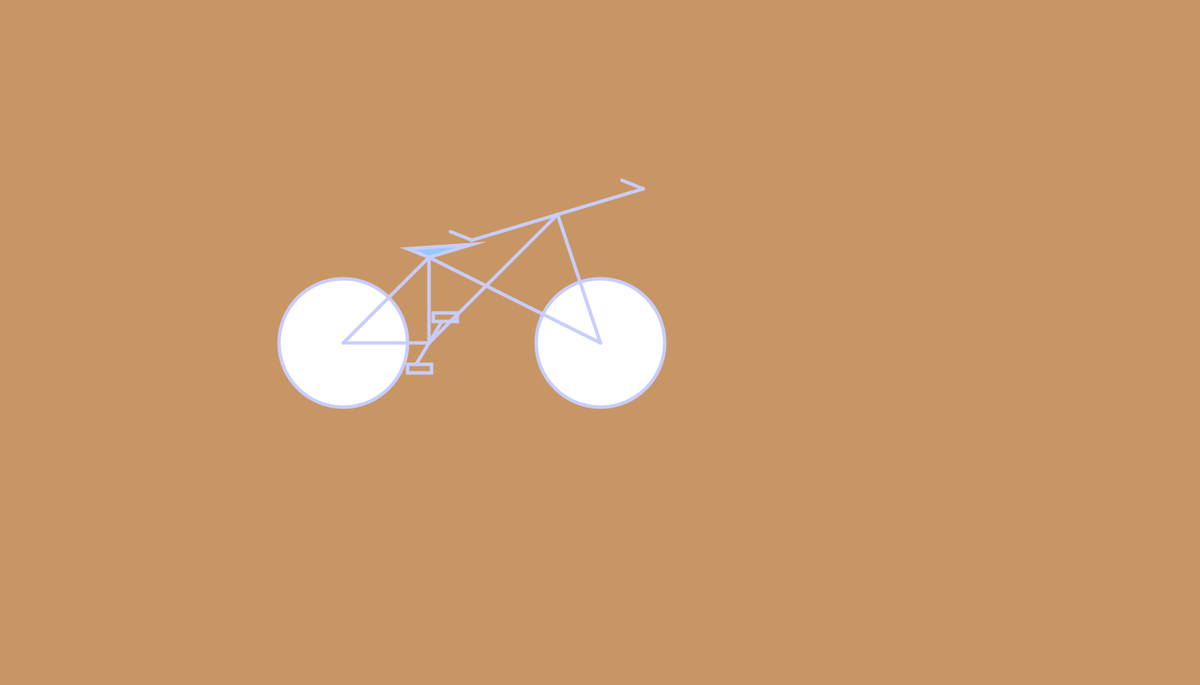
Frame 1 (no input)
Frame 60 (the mouse pressed at the canvas centre just before this capture): identical to frame 1, image omitted
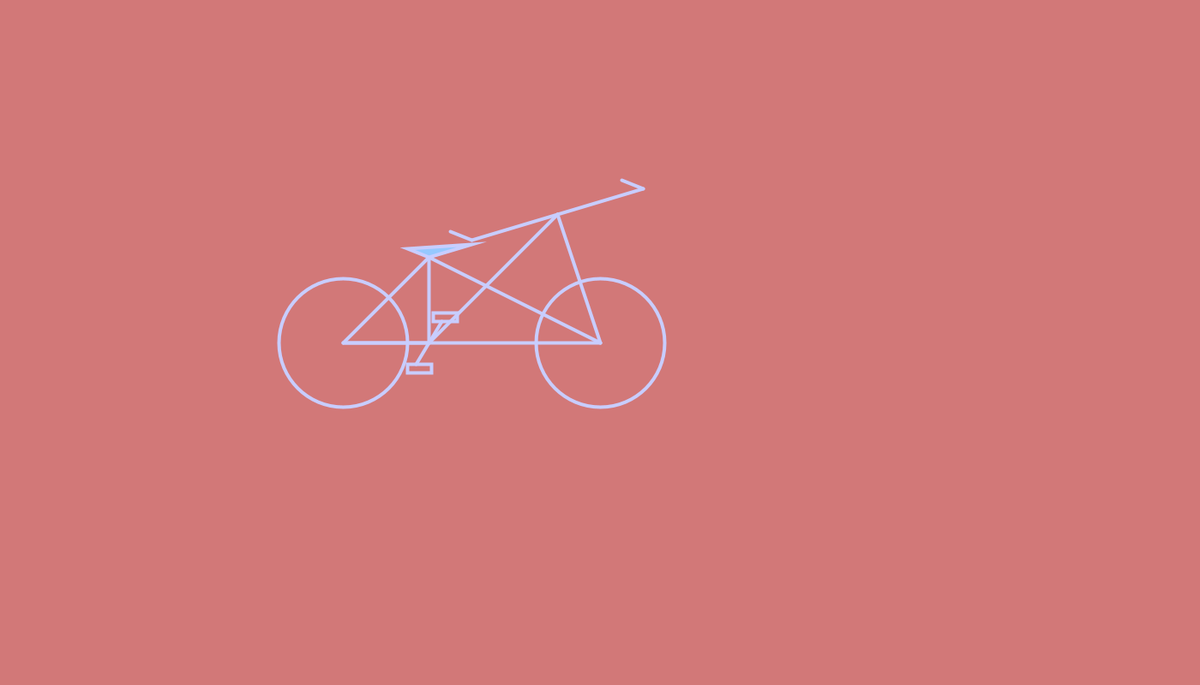
Frame 120 (the mouse held since frame 60 and released just before this capture)

The Processing sketch that drew these frames (run headless with seeded random() and noise(); from frame 60 on, the mouse is pressed at the canvas centre):

// Processing sketch: processing_182766
// ── processing_182766.pde

//bike w a background -Bára Bjarnadóttir

     void setup (){
size (1400, 800);
background (200,150,100);

stroke (200,205,255);
strokeWeight (4);
ellipse (400,400, 150,150);


ellipse (700,400, 150,150);

line (500,400,500,300);

line (400,400,500,300);

line (500,300,700,400);

//lína upp frá hægra hjóli
line (700,400,650,250);

//lína sem tengir neðri stöng á vinstri hjóli
line(400,400,500,400);

//lína frá miðju upp í stýri
line(500,400,650,250);

//stýri hægra megin
line(650,250, 750, 220);
line(750,220, 725, 210);

//stýri vinstra megin
line(650,250, 550, 280);
line(550,280, 525, 270);

//hnakkur
fill(150,200,280);
triangle(500,300, 475, 290, 550, 285);

//pedalar vinstri
line (500,400,485, 425);
noFill ();
rect (475,425, 28,10);

//pedalar hægri
line (500,400, 515, 375);
rect(505,365,28,10);

     }
     
     void draw (){
       if (mousePressed) {
         line (mouseX, mouseY, 400,400);
         strokeWeight (1);
         stroke(250,150,255);
         background (210,120,120);

stroke (200,205,255);
strokeWeight (4);
ellipse (400,400, 150,150);


ellipse (700,400, 150,150);

line (500,400,500,300);

line (400,400,500,300);

line (500,300,700,400);

//lína upp frá hægra hjóli
line (700,400,650,250);

//lína sem tengir neðri stöng á vinstri hjóli
line(400,400,500,400);

//lína frá miðju upp í stýri
line(500,400,650,250);

//stýri hægra megin
line(650,250, 750, 220);
line(750,220, 725, 210);

//stýri vinstra megin
line(650,250, 550, 280);
line(550,280, 525, 270);

//hnakkur
fill(150,200,280);
triangle(500,300, 475, 290, 550, 285);

//pedalar vinstri
line (500,400,485, 425);
noFill ();
rect (475,425, 28,10);

//pedalar hægri
line (500,400, 515, 375);
rect(505,365,28,10);
       if (mousePressed) {
         line (mouseX, mouseY, 400,400);
         strokeWeight (1);
         stroke(250,150,255);
       }
       }
     }
